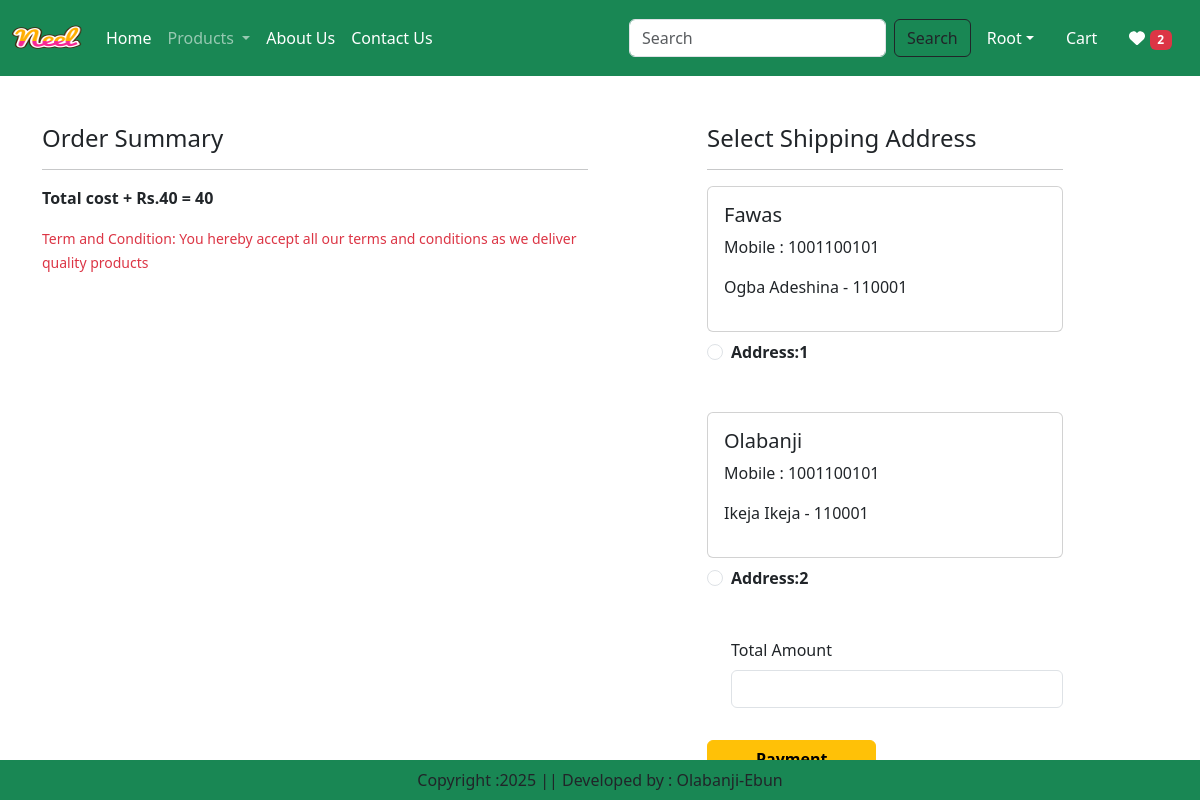
Screenshot of /checkout/ (signed in) with the database file from the repository.
### app/models.py (models this page shows, shortened)
class Customer(models.Model):
    user = models.ForeignKey(User, on_delete=models.CASCADE)
    name = models.CharField(max_length=200)
    locality = models.CharField(max_length=200)
    city = models.CharField(max_length=50)
    mobile = models.IntegerField(default=0)
    zipcode = models.IntegerField()
    state = models.CharField(choices=STATE_CHOICES,max_length=100)

### app/views.py (the view)
# urls.py: path('checkout/', views.checkout.as_view(), name='checkout'),
@method_decorator(login_required, name="dispatch")
class checkout(View):
    def get(self, request):
        totalitem = 0
        wishitem = 0
        if request.user.is_authenticated:
            totalitem = len(Cart.objects.filter(user=request.user))
            wishitem = len(Wishlist.objects.filter(user=request.user))
        user = request.user
        add= Customer.objects.filter(user=user)
        cart_items = Cart.objects.filter(user=user)
        famount = 0
        for p in cart_items:
            value = p.quantity * p.product.discounted_price
            famount = famount + value
        totalamount = famount + 40
        return render(request, 'app/checkout.html',locals())

### app/templates/app/checkout.html (shortened to what this page needs)
{% extends "app/base.html" %}
{% load static %}
{% block main-content %}
<div class="container">
<div class="row mt-5">
    <div class="col-sm-6">
        <h4>Order Summary</h4>
        <hr>
        <p class="fw-bold">Total cost + Rs.40 = {{ totalamount }}</p>
        <small class="text text-danger">Term and Condition: You hereby accept all our terms and conditions as we deliver quality products</small>
    </div>
    <div class="col-sm-4 offset-sm-1">
        <h4>Select Shipping Address</h4>
        <hr>
        <form method="post" id="myform">
            {% for ad in add %}
                <div class="card">
                    <div class="card-body">
                        <h5>{{ ad.name }}</h5>
                        <p>Mobile : {{ ad.mobile }}</p>
                        <p>{{ ad.locality }} {{ ad.city }} {{ add.state }} - {{ ad.zipcode }}</p>
                    </div>
                </div>
                <div class="form-check mt-2 mb-5">
                    <input class="form-check-input" type="radio" name="custid" id="custadd{{ forloop.counter }}" value="{{ ad.id }}">
                    <label class="form-check-label fw-bold" for="custadd{{ forloop.counter }}">Address:{{ forloop.counter }} </label>
                </div>
            {% endfor %}
                <div class="form-check mb-3">
                    <label for="totalamount" class="form-label">Total Amount</label>
                    <input type="number" class="form-control" name="totalamount" value="{{ totalamount }} readonly">
                </div>
                <div>
                    <button id="rzp-button1" type="submit" class="btn btn-warning mt-3 px-5 fw-bold">Payment</button>
                </div>
        </form>
    </div>
</div>
</div>
{% endblock main-content %}

### app/templates/app/base.html (shortened to what this page needs)
<!DOCTYPE html>
{% load static %}
<html lang="en">
  <head>
    <link
      href="https://cdn.jsdelivr.net/npm/bootstrap@5.3.3/dist/css/bootstrap.min.css"
      rel="stylesheet"
    />
    <link rel="stylesheet" href="{% static 'app/css/owl.carousel.min.css' %}" />
    <link rel="stylesheet" href="{% static 'app/css/all.min.css' %}" />
    <link rel="stylesheet" href="{% static 'app/css/style.css' %}?v=2">
    <link href="{% static '/fontawesomefree/css/fontawesome.css' %}" rel="stylesheet" type="text/css">
    <link href="{% static '/fontawesomefree/css/brands.css' %}" rel="stylesheet" type="text/css">
    <link href="{% static '/fontawesomefree/css/solid.css' %}" rel="stylesheet" type="text/css">
  </head>
  <body>
    <nav class="navbar navbar-expand-lg navbar-dark bg-success">
      <div class="container-fluid">
        <a class="navbar-brand" href="#">
          <img src="{% static "app/images/neel.png" %}" width="70" height="50"/>
        </a>
        <div class="collapse navbar-collapse" id="navbarSupportedContent">
          <ul class="navbar-nav me-auto mb-2 mb-lg-0">
              {% if request.user.is_authenticated %}
            <li class="nav-item">
              <a class="nav-link active" aria-current="page" href="{% url 'home' %}">Home</a>
            </li>
            <li class="nav-item dropdown">
              <a
                class="nav-link dropdown-toggle"
                href="#"
                role="button"
                data-bs-toggle="dropdown"
                aria-expanded="false"
              >
                Products
              </a>
            </li>
            <li class="nav-item">
              <a class="nav-link text-white" href="{% url 'about' %}">About Us</a>
            </li>
            <li class="nav-item">
              <a class="nav-link text-white" href="{% url 'contact' %}">Contact Us</a>
            </li>
          </ul>
          <form class="d-flex" role="search" action="/search">
            <input class="form-control me-2" type="search" placeholder="Search" name="search" aria-label="Search"/>
            <button class="btn btn-outline-dark" type="submit">Search</button>
          </form>
        </div>
        <ul class="navbar-nav me-auto mb-2 mb-lg-0">
          <li class="nav-item dropdown mx-2">
            <a class="nav-link dropdown-toggle text-white" href="#" id="profileDropdown" role="button" data-bs-toggle="dropdown" aria-expanded="false"><span class="text-capitalize">{{ request.user }}</span></a>
          </li>
          <li class="nav-item mx-2">
            <a href="{% url 'showcart' %}" class="nav-link text-white">Cart </a>
          </li>
          <li class="nav-item mx-2">
            <a href="{% url 'showwishlist' %}" class="nav-link text-white"><i class="fa fa-heart"></i> <span class="badge bg-danger">{% if wishitem > 0 %} {{ wishitem }} {% endif %}</span></a>
          </li>
            {% endif %}
        </ul>
      </div>
    </nav>
    {% block main-content %}{% endblock main-content %}
    <footer
      class="conatiner-fluid fixed-bottom bg-success text-center p-2 mt-5"
    >
      Copyright :2025 || Developed by : Olabanji-Ebun
    </footer>
  </body>
</html>

### rows the page displays
Customer: name "Fawas", mobile "1001100101", locality "Ogba", city "Adeshina", zipcode "110001"
Customer: name "Olabanji", mobile "1001100101", locality "Ikeja", city "Ikeja", zipcode "110001"

### other values shown
{{ request.user }} "Root"
{{ wishitem }} "2"
{{ totalamount }} "40"
